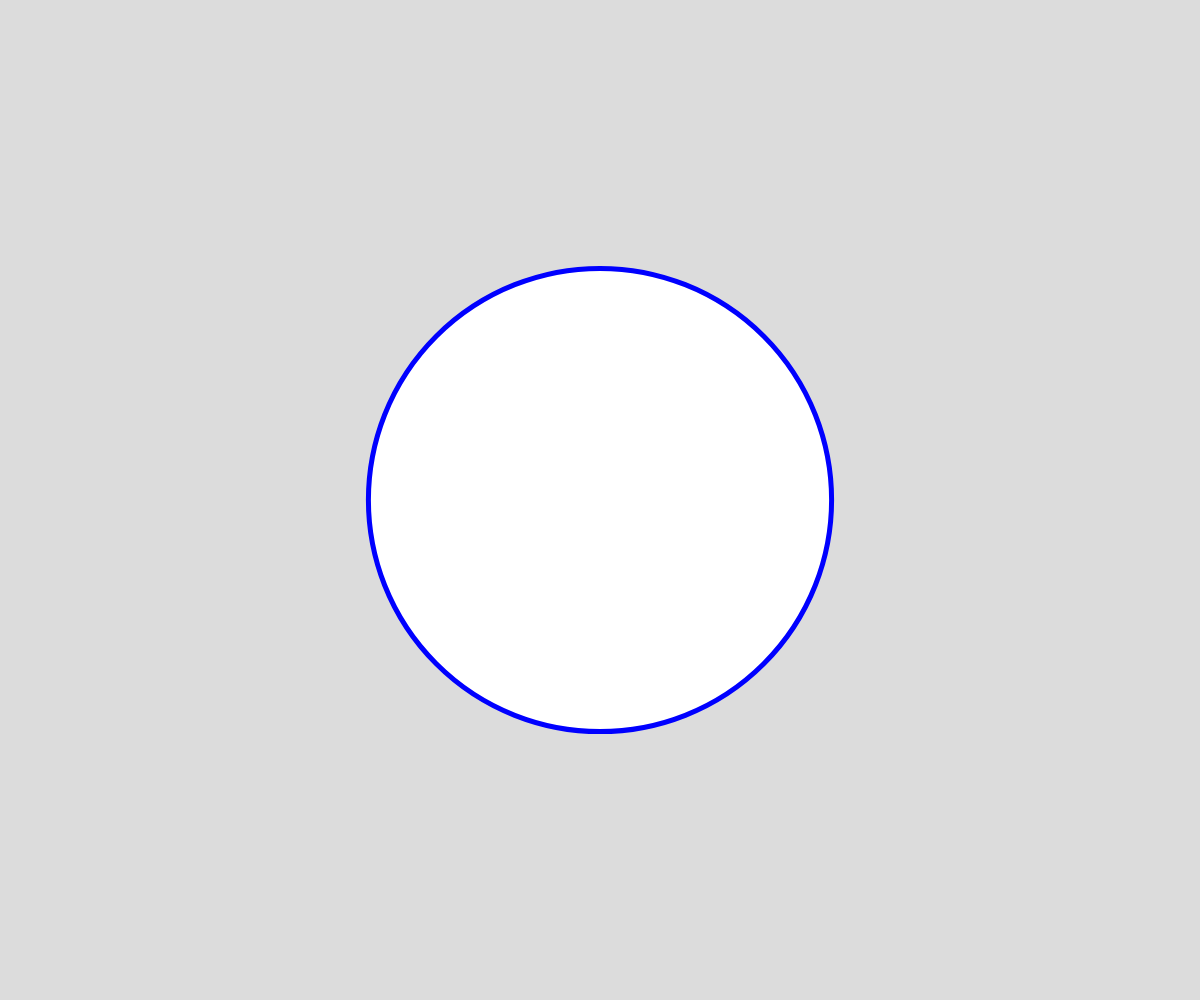
Frame 1 (no input)
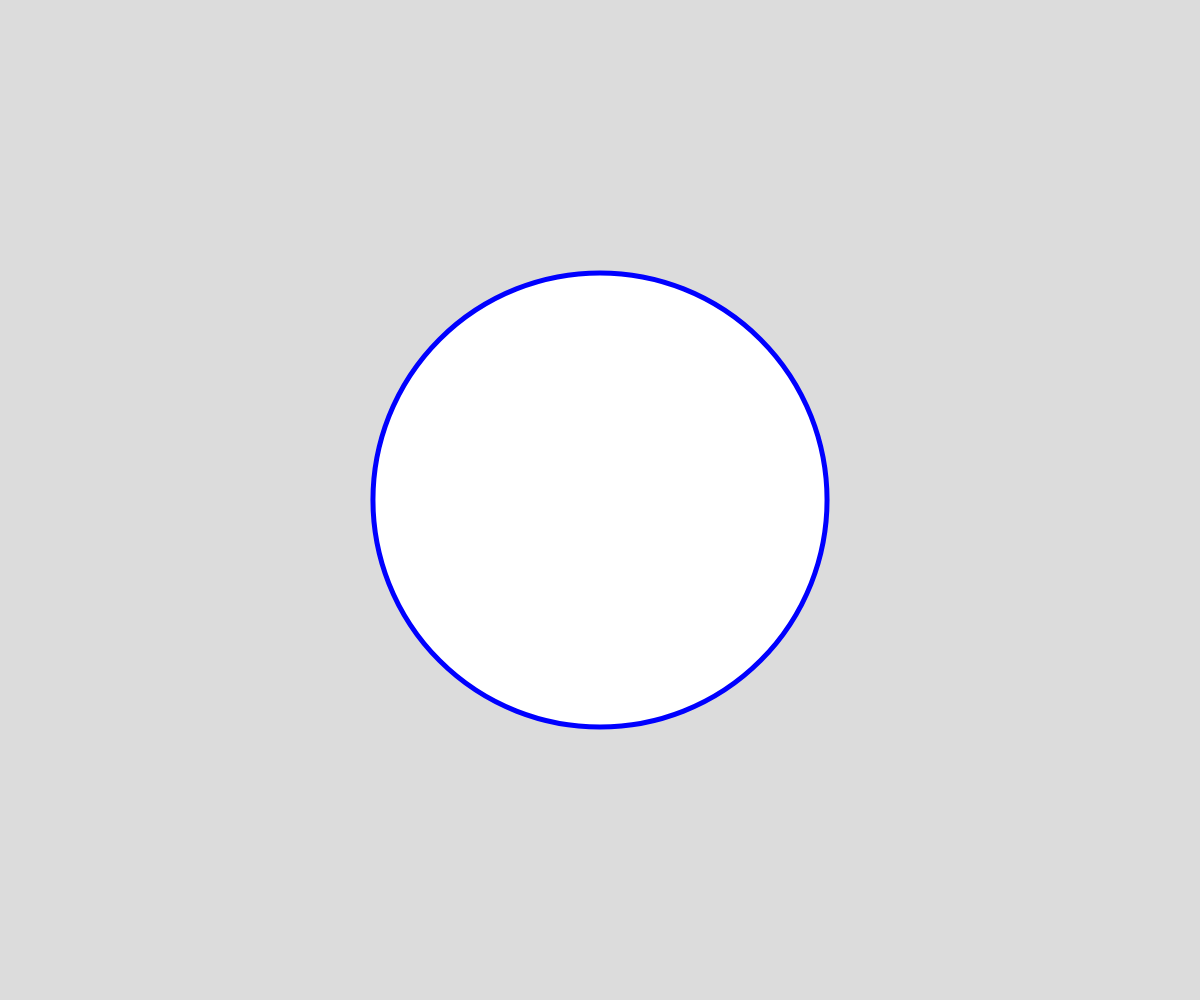
Frame 60 (no input)
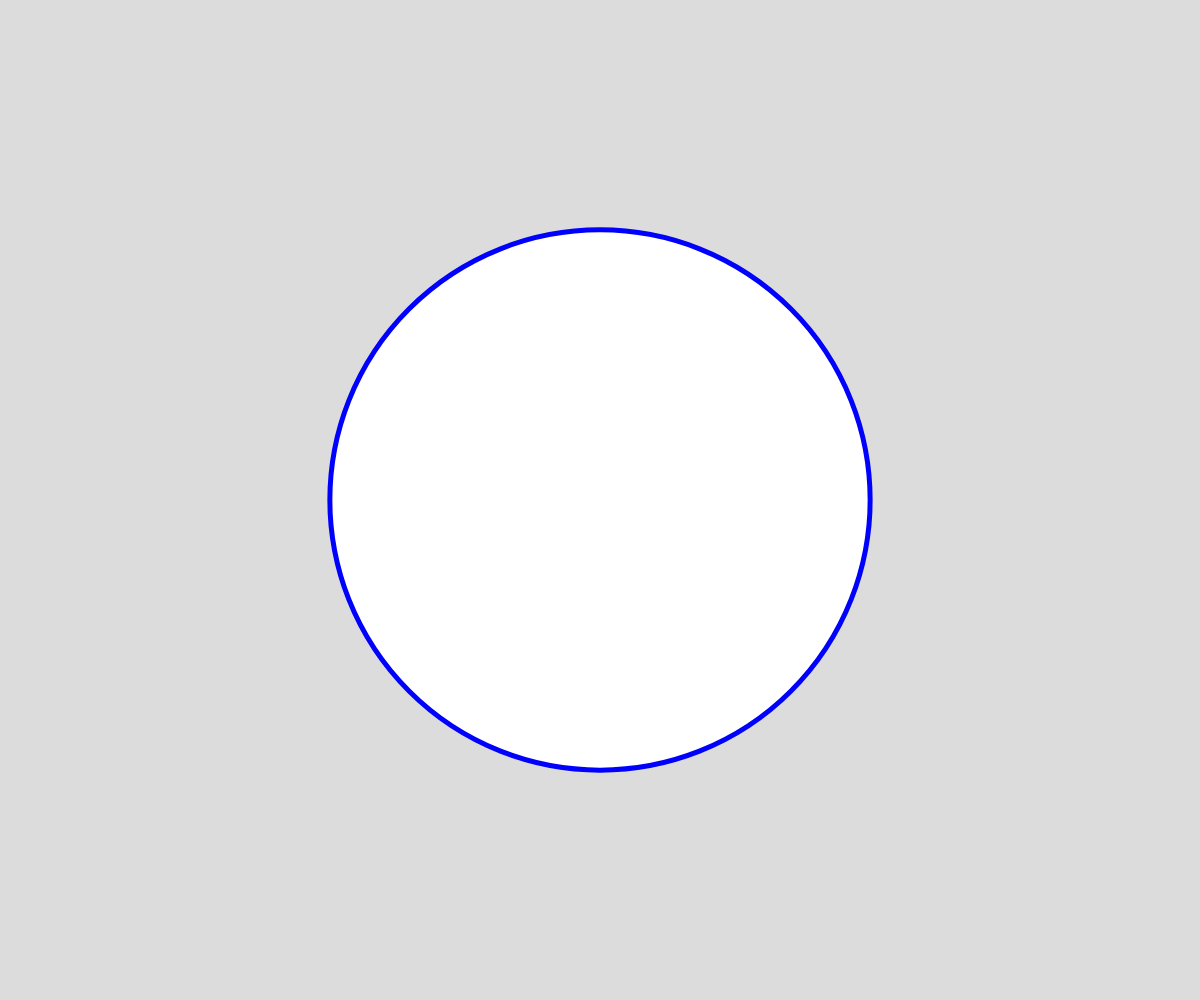
Frame 120 (the mouse pressed at the canvas centre since frame 60)

The p5.js sketch that drew these frames (run headless with seeded random() and noise() and a simulated clock; from frame 60 on, the mouse is pressed at the canvas centre):

// p5.js sketch
// ── sketch.js
// Project Title
// Your Name
// Date
//
// Extra for Experts:
// - describe what you did to take this project "above and beyond"


function setup() {
  createCanvas(windowWidth, windowHeight);
}
let diameter;
let change = 10;

function draw() {
  background(220);
  stroke(0,0,255);
  strokeWeight(5);
  diameter = noise(change);
  diameter = map(diameter,0,1,0,1000);
  change += 0.01;

  circle(width/2,height/2, diameter);
}
